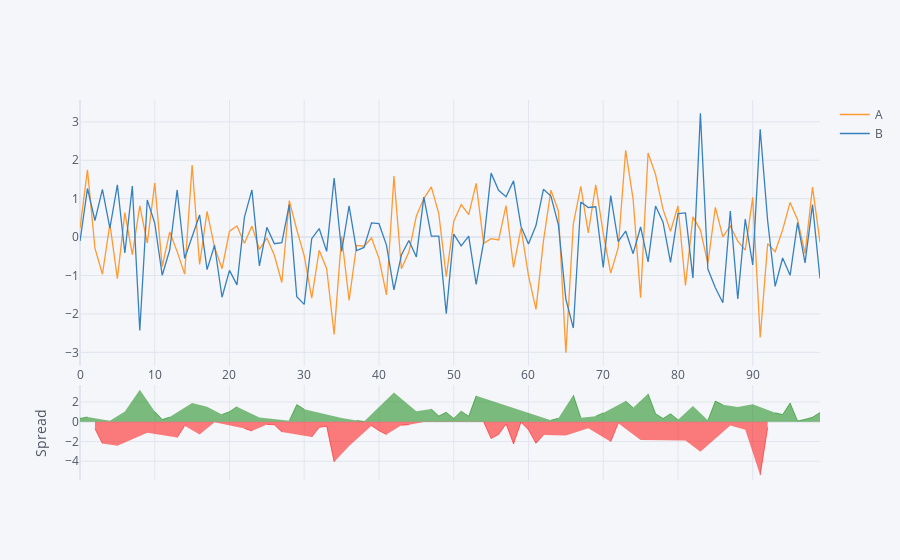

Source (notebook cell):
### Code cell
df[['A', 'B']].iplot(kind='spread')
